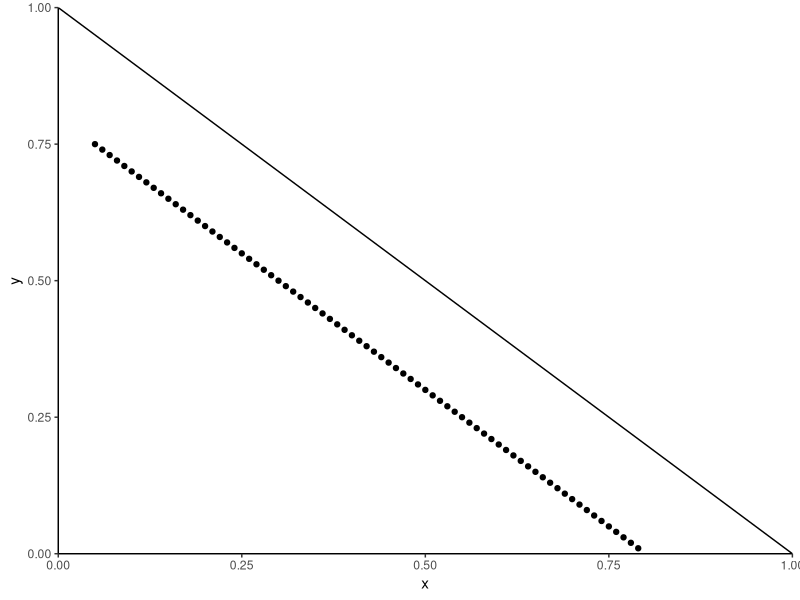

This chart was generated by the following R code:
## ---- chunk 1
library(dplyr)
library(ggplot2)
library(gganimate)
## ---- chunk 2
x = seq(.95, .05, -.01)
y = rev(x)-.2
z = x + (1/y)
pdata = data.frame(x=x, y=y, error=z)

ggplot(data=pdata, aes(x=x, y=y)) +
  geom_abline(intercept=1, slope=-1) +
  geom_point() +
  theme_classic() +
  xlim(c(0,1)) +
  ylim(c(0,1)) +
  coord_cartesian(expand=F)
